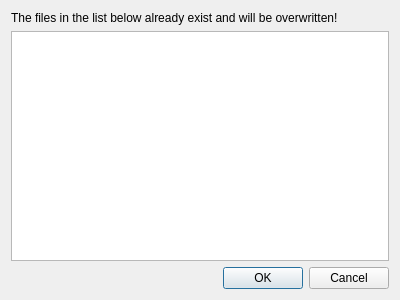
<?xml version="1.0" encoding="UTF-8"?>
<ui version="4.0">
 <class>BMPToTMXConfirmDialog</class>
 <widget class="QDialog" name="BMPToTMXConfirmDialog">
  <property name="geometry">
   <rect>
    <x>0</x>
    <y>0</y>
    <width>400</width>
    <height>300</height>
   </rect>
  </property>
  <property name="windowTitle">
   <string>BMP To TMX Sanity Check</string>
  </property>
  <layout class="QGridLayout" name="gridLayout">
   <item row="0" column="0">
    <widget class="QLabel" name="label">
     <property name="text">
      <string>The files in the list below already exist and will be overwritten!</string>
     </property>
     <property name="wordWrap">
      <bool>true</bool>
     </property>
    </widget>
   </item>
   <item row="1" column="0">
    <widget class="QTreeWidget" name="treeWidget">
     <attribute name="headerVisible">
      <bool>false</bool>
     </attribute>
     <column>
      <property name="text">
       <string notr="true">1</string>
      </property>
     </column>
    </widget>
   </item>
   <item row="2" column="0">
    <widget class="QDialogButtonBox" name="buttonBox">
     <property name="orientation">
      <enum>Qt::Horizontal</enum>
     </property>
     <property name="standardButtons">
      <set>QDialogButtonBox::Cancel|QDialogButtonBox::Ok</set>
     </property>
    </widget>
   </item>
  </layout>
 </widget>
 <resources/>
 <connections>
  <connection>
   <sender>buttonBox</sender>
   <signal>accepted()</signal>
   <receiver>BMPToTMXConfirmDialog</receiver>
   <slot>accept()</slot>
   <hints>
    <hint type="sourcelabel">
     <x>248</x>
     <y>254</y>
    </hint>
    <hint type="destinationlabel">
     <x>157</x>
     <y>274</y>
    </hint>
   </hints>
  </connection>
  <connection>
   <sender>buttonBox</sender>
   <signal>rejected()</signal>
   <receiver>BMPToTMXConfirmDialog</receiver>
   <slot>reject()</slot>
   <hints>
    <hint type="sourcelabel">
     <x>316</x>
     <y>260</y>
    </hint>
    <hint type="destinationlabel">
     <x>286</x>
     <y>274</y>
    </hint>
   </hints>
  </connection>
 </connections>
</ui>
